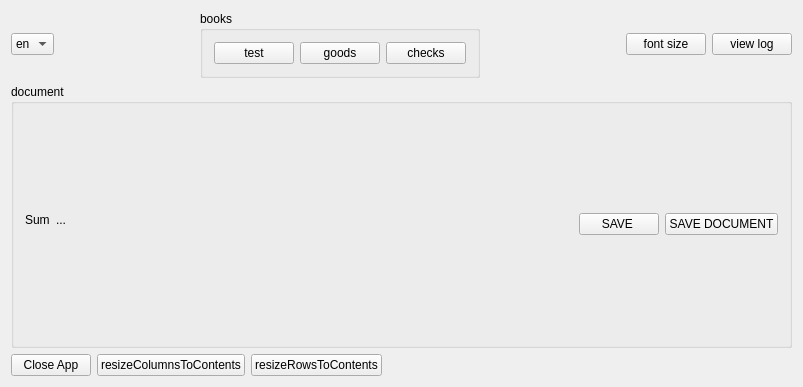
<?xml version="1.0" encoding="UTF-8"?>
<ui version="4.0">
 <class>Dialog</class>
 <widget class="QDialog" name="Dialog">
  <property name="geometry">
   <rect>
    <x>0</x>
    <y>0</y>
    <width>803</width>
    <height>387</height>
   </rect>
  </property>
  <property name="minimumSize">
   <size>
    <width>803</width>
    <height>387</height>
   </size>
  </property>
  <property name="windowTitle">
   <string>Test QpSqlTableModel </string>
  </property>
  <layout class="QVBoxLayout" name="verticalLayout">
   <item>
    <layout class="QVBoxLayout" name="mainLo">
     <item>
      <layout class="QHBoxLayout" name="horizontalLayout_3">
       <item>
        <widget class="QComboBox" name="cmb_Language">
         <property name="sizePolicy">
          <sizepolicy hsizetype="Preferred" vsizetype="Maximum">
           <horstretch>0</horstretch>
           <verstretch>0</verstretch>
          </sizepolicy>
         </property>
         <property name="maxCount">
          <number>10</number>
         </property>
         <property name="sizeAdjustPolicy">
          <enum>QComboBox::AdjustToContents</enum>
         </property>
         <item>
          <property name="text">
           <string>en</string>
          </property>
          <property name="icon">
           <iconset resource="../db/view/qp_sql.qrc">
            <normaloff>:/view/img/countries/english-100x100.png</normaloff>:/view/img/countries/english-100x100.png</iconset>
          </property>
         </item>
         <item>
          <property name="text">
           <string>ru</string>
          </property>
          <property name="icon">
           <iconset resource="../db/view/qp_sql.qrc">
            <normaloff>:/view/img/countries/russian-100x100.png</normaloff>:/view/img/countries/russian-100x100.png</iconset>
          </property>
         </item>
         <item>
          <property name="text">
           <string>zh</string>
          </property>
          <property name="icon">
           <iconset resource="../db/view/qp_sql.qrc">
            <normaloff>:/view/img/countries/china-100x100.png</normaloff>:/view/img/countries/china-100x100.png</iconset>
          </property>
         </item>
        </widget>
       </item>
       <item>
        <spacer name="horizontalSpacer_3">
         <property name="orientation">
          <enum>Qt::Horizontal</enum>
         </property>
         <property name="sizeHint" stdset="0">
          <size>
           <width>40</width>
           <height>20</height>
          </size>
         </property>
        </spacer>
       </item>
       <item>
        <widget class="QGroupBox" name="groupBox_2">
         <property name="title">
          <string>books</string>
         </property>
         <layout class="QHBoxLayout" name="horizontalLayout_6">
          <item>
           <widget class="QPushButton" name="btn_test">
            <property name="text">
             <string>test</string>
            </property>
            <property name="autoDefault">
             <bool>false</bool>
            </property>
           </widget>
          </item>
          <item>
           <widget class="QPushButton" name="btn_goods">
            <property name="text">
             <string>goods</string>
            </property>
            <property name="autoDefault">
             <bool>false</bool>
            </property>
           </widget>
          </item>
          <item>
           <widget class="QPushButton" name="btn_checks">
            <property name="text">
             <string>checks</string>
            </property>
            <property name="autoDefault">
             <bool>false</bool>
            </property>
           </widget>
          </item>
         </layout>
        </widget>
       </item>
       <item>
        <spacer name="horizontalSpacer_2">
         <property name="orientation">
          <enum>Qt::Horizontal</enum>
         </property>
         <property name="sizeHint" stdset="0">
          <size>
           <width>40</width>
           <height>20</height>
          </size>
         </property>
        </spacer>
       </item>
       <item>
        <widget class="QPushButton" name="btn_font">
         <property name="text">
          <string>font size</string>
         </property>
         <property name="autoDefault">
          <bool>false</bool>
         </property>
        </widget>
       </item>
       <item>
        <widget class="QPushButton" name="btn_logView">
         <property name="text">
          <string>view log</string>
         </property>
         <property name="autoDefault">
          <bool>false</bool>
         </property>
        </widget>
       </item>
      </layout>
     </item>
     <item>
      <widget class="QGroupBox" name="groupBox">
       <property name="title">
        <string>document</string>
       </property>
       <layout class="QVBoxLayout" name="verticalLayout_2" stretch="1,0">
        <item>
         <layout class="QVBoxLayout" name="tableViewLO"/>
        </item>
        <item>
         <layout class="QHBoxLayout" name="horizontalLayout_5">
          <item>
           <layout class="QFormLayout" name="formLayout">
            <item row="0" column="0">
             <widget class="QLabel" name="label">
              <property name="text">
               <string>Sum</string>
              </property>
             </widget>
            </item>
            <item row="0" column="1">
             <widget class="QLabel" name="lbl_sum">
              <property name="midLineWidth">
               <number>0</number>
              </property>
              <property name="text">
               <string>...</string>
              </property>
             </widget>
            </item>
           </layout>
          </item>
          <item>
           <spacer name="horizontalSpacer_5">
            <property name="orientation">
             <enum>Qt::Horizontal</enum>
            </property>
            <property name="sizeHint" stdset="0">
             <size>
              <width>40</width>
              <height>20</height>
             </size>
            </property>
           </spacer>
          </item>
          <item>
           <widget class="QPushButton" name="btn_save_temp_mdl">
            <property name="text">
             <string>SAVE </string>
            </property>
            <property name="autoDefault">
             <bool>false</bool>
            </property>
           </widget>
          </item>
          <item>
           <widget class="QPushButton" name="btn_save">
            <property name="text">
             <string>SAVE DOCUMENT</string>
            </property>
            <property name="autoDefault">
             <bool>false</bool>
            </property>
           </widget>
          </item>
         </layout>
        </item>
       </layout>
      </widget>
     </item>
     <item>
      <layout class="QHBoxLayout" name="horizontalLayout_4">
       <item>
        <widget class="QPushButton" name="btn_Close">
         <property name="text">
          <string>Close App</string>
         </property>
         <property name="autoDefault">
          <bool>false</bool>
         </property>
        </widget>
       </item>
       <item>
        <widget class="QPushButton" name="btn_resizeColumnsToContents">
         <property name="text">
          <string>resizeColumnsToContents</string>
         </property>
         <property name="autoDefault">
          <bool>false</bool>
         </property>
        </widget>
       </item>
       <item>
        <widget class="QPushButton" name="btn_resizeRowsToContents">
         <property name="text">
          <string>resizeRowsToContents</string>
         </property>
         <property name="autoDefault">
          <bool>false</bool>
         </property>
        </widget>
       </item>
       <item>
        <spacer name="horizontalSpacer_4">
         <property name="orientation">
          <enum>Qt::Horizontal</enum>
         </property>
         <property name="sizeHint" stdset="0">
          <size>
           <width>40</width>
           <height>20</height>
          </size>
         </property>
        </spacer>
       </item>
      </layout>
     </item>
    </layout>
   </item>
  </layout>
 </widget>
 <layoutdefault spacing="6" margin="11"/>
 <resources>
  <include location="../db/view/qp_sql.qrc"/>
 </resources>
 <connections/>
</ui>
